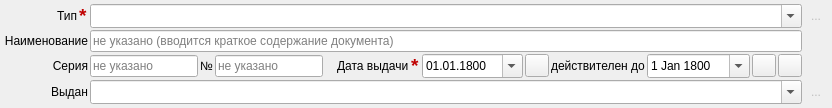
    <widget class="QWidget" name="wgt_Details" native="true">
     <property name="sizePolicy">
      <sizepolicy hsizetype="Preferred" vsizetype="Fixed">
       <horstretch>0</horstretch>
       <verstretch>0</verstretch>
      </sizepolicy>
     </property>
     <layout class="QGridLayout" name="gridLayout_2">
      <property name="leftMargin">
       <number>4</number>
      </property>
      <property name="topMargin">
       <number>4</number>
      </property>
      <property name="rightMargin">
       <number>4</number>
      </property>
      <property name="bottomMargin">
       <number>4</number>
      </property>
      <property name="spacing">
       <number>2</number>
      </property>
      <item row="3" column="0" colspan="2">
       <widget class="QLabel" name="label_5">
        <property name="text">
         <string>Выдан</string>
        </property>
        <property name="alignment">
         <set>Qt::AlignRight|Qt::AlignTrailing|Qt::AlignVCenter</set>
        </property>
        <property name="buddy">
         <cstring>cBox_DocAgency</cstring>
        </property>
       </widget>
      </item>
      <item row="2" column="9">
       <widget class="QToolButton" name="tBt_DateTo">
        <property name="text">
         <string/>
        </property>
        <property name="icon">
         <iconset resource="electrodoc_icons.qrc">
          <normaloff>:/icons/today.png</normaloff>:/icons/today.png</iconset>
        </property>
       </widget>
      </item>
      <item row="2" column="6">
       <widget class="QLabel" name="label_3">
        <property name="text">
         <string>Дата выдачи</string>
        </property>
        <property name="buddy">
         <cstring>dEdit_DocDate</cstring>
        </property>
       </widget>
      </item>
      <item row="2" column="4">
       <widget class="QLineEdit" name="lEdit_DocNum">
        <property name="placeholderText">
         <string>не указано</string>
        </property>
       </widget>
      </item>
      <item row="2" column="3">
       <widget class="QLabel" name="label_2">
        <property name="text">
         <string>№</string>
        </property>
        <property name="alignment">
         <set>Qt::AlignRight|Qt::AlignTrailing|Qt::AlignVCenter</set>
        </property>
        <property name="buddy">
         <cstring>lEdit_DocNum</cstring>
        </property>
       </widget>
      </item>
      <item row="2" column="10">
       <widget class="QLabel" name="label_6">
        <property name="text">
         <string>действителен до</string>
        </property>
        <property name="buddy">
         <cstring>dEdit_DocExpires</cstring>
        </property>
       </widget>
      </item>
      <item row="2" column="8">
       <widget class="QDateEdit" name="dEdit_DocDate">
        <property name="minimumSize">
         <size>
          <width>101</width>
          <height>24</height>
         </size>
        </property>
        <property name="specialValueText">
         <string/>
        </property>
        <property name="minimumDate">
         <date>
          <year>1800</year>
          <month>1</month>
          <day>1</day>
         </date>
        </property>
        <property name="displayFormat">
         <string>dd.MM.yyyy</string>
        </property>
        <property name="calendarPopup">
         <bool>true</bool>
        </property>
        <property name="date">
         <date>
          <year>1800</year>
          <month>1</month>
          <day>1</day>
         </date>
        </property>
       </widget>
      </item>
      <item row="0" column="14">
       <widget class="QToolButton" name="tBt_AddDocType">
        <property name="enabled">
         <bool>false</bool>
        </property>
        <property name="styleSheet">
         <string notr="true"/>
        </property>
        <property name="text">
         <string>...</string>
        </property>
        <property name="icon">
         <iconset resource="electrodoc_icons.qrc">
          <normaloff>:/icons/gtk-add.png</normaloff>:/icons/gtk-add.png</iconset>
        </property>
        <property name="autoRaise">
         <bool>true</bool>
        </property>
       </widget>
      </item>
      <item row="3" column="14">
       <widget class="QToolButton" name="tBt_AddAgency">
        <property name="enabled">
         <bool>false</bool>
        </property>
        <property name="styleSheet">
         <string notr="true"/>
        </property>
        <property name="text">
         <string>...</string>
        </property>
        <property name="icon">
         <iconset resource="electrodoc_icons.qrc">
          <normaloff>:/icons/gtk-add.png</normaloff>:/icons/gtk-add.png</iconset>
        </property>
        <property name="autoRaise">
         <bool>true</bool>
        </property>
       </widget>
      </item>
      <item row="2" column="5">
       <spacer name="horizontalSpacer">
        <property name="orientation">
         <enum>Qt::Horizontal</enum>
        </property>
        <property name="sizeType">
         <enum>QSizePolicy::Fixed</enum>
        </property>
        <property name="sizeHint" stdset="0">
         <size>
          <width>10</width>
          <height>20</height>
         </size>
        </property>
       </spacer>
      </item>
      <item row="2" column="11">
       <widget class="QDateEdit" name="dEdit_DocExpires">
        <property name="minimumSize">
         <size>
          <width>103</width>
          <height>24</height>
         </size>
        </property>
        <property name="minimumDate">
         <date>
          <year>1800</year>
          <month>1</month>
          <day>1</day>
         </date>
        </property>
        <property name="calendarPopup">
         <bool>true</bool>
        </property>
        <property name="date">
         <date>
          <year>1800</year>
          <month>1</month>
          <day>1</day>
         </date>
        </property>
       </widget>
      </item>
      <item row="2" column="0" colspan="2">
       <widget class="QLabel" name="label_9">
        <property name="text">
         <string>Серия</string>
        </property>
        <property name="alignment">
         <set>Qt::AlignRight|Qt::AlignTrailing|Qt::AlignVCenter</set>
        </property>
        <property name="buddy">
         <cstring>lEdit_DocSer</cstring>
        </property>
       </widget>
      </item>
      <item row="0" column="0">
       <widget class="QLabel" name="label_1">
        <property name="text">
         <string>Тип</string>
        </property>
        <property name="alignment">
         <set>Qt::AlignRight|Qt::AlignTrailing|Qt::AlignVCenter</set>
        </property>
        <property name="buddy">
         <cstring>cBox_DocType</cstring>
        </property>
       </widget>
      </item>
      <item row="1" column="0" colspan="2">
       <widget class="QLabel" name="label_4">
        <property name="text">
         <string>Наименование</string>
        </property>
        <property name="alignment">
         <set>Qt::AlignRight|Qt::AlignTrailing|Qt::AlignVCenter</set>
        </property>
        <property name="buddy">
         <cstring>lEdit_DocName</cstring>
        </property>
       </widget>
      </item>
      <item row="2" column="2">
       <widget class="QLineEdit" name="lEdit_DocSer">
        <property name="placeholderText">
         <string>не указано</string>
        </property>
       </widget>
      </item>
      <item row="0" column="1">
       <widget class="QLabel" name="label_11">
        <property name="sizePolicy">
         <sizepolicy hsizetype="Fixed" vsizetype="Preferred">
          <horstretch>0</horstretch>
          <verstretch>0</verstretch>
         </sizepolicy>
        </property>
        <property name="text">
         <string>&lt;!DOCTYPE HTML PUBLIC &quot;-//W3C//DTD HTML 4.0//EN&quot; &quot;http://www.w3.org/TR/REC-html40/strict.dtd&quot;&gt;
&lt;html&gt;&lt;head&gt;&lt;meta name=&quot;qrichtext&quot; content=&quot;1&quot; /&gt;&lt;style type=&quot;text/css&quot;&gt;
p, li { white-space: pre-wrap; }
&lt;/style&gt;&lt;/head&gt;&lt;body style=&quot; font-family:'MS Shell Dlg 2'; font-size:8.25pt; font-weight:400; font-style:normal;&quot;&gt;
&lt;p style=&quot; margin-top:0px; margin-bottom:0px; margin-left:0px; margin-right:0px; -qt-block-indent:0; text-indent:0px;&quot;&gt;&lt;span style=&quot; font-family:'Droid Sans'; font-size:14pt; font-weight:600; color:#c00000;&quot;&gt;*&lt;/span&gt;&lt;/p&gt;&lt;/body&gt;&lt;/html&gt;</string>
        </property>
       </widget>
      </item>
      <item row="2" column="7">
       <widget class="QLabel" name="label_12">
        <property name="text">
         <string>&lt;!DOCTYPE HTML PUBLIC &quot;-//W3C//DTD HTML 4.0//EN&quot; &quot;http://www.w3.org/TR/REC-html40/strict.dtd&quot;&gt;
&lt;html&gt;&lt;head&gt;&lt;meta name=&quot;qrichtext&quot; content=&quot;1&quot; /&gt;&lt;style type=&quot;text/css&quot;&gt;
p, li { white-space: pre-wrap; }
&lt;/style&gt;&lt;/head&gt;&lt;body style=&quot; font-family:'MS Shell Dlg 2'; font-size:8.25pt; font-weight:400; font-style:normal;&quot;&gt;
&lt;p style=&quot; margin-top:0px; margin-bottom:0px; margin-left:0px; margin-right:0px; -qt-block-indent:0; text-indent:0px;&quot;&gt;&lt;span style=&quot; font-family:'Droid Sans'; font-size:14pt; font-weight:600; color:#c00000;&quot;&gt;*&lt;/span&gt;&lt;/p&gt;&lt;/body&gt;&lt;/html&gt;</string>
        </property>
       </widget>
      </item>
      <item row="2" column="12">
       <widget class="QToolButton" name="tBt_ExpiresTo">
        <property name="text">
         <string/>
        </property>
        <property name="icon">
         <iconset resource="electrodoc_icons.qrc">
          <normaloff>:/icons/today.png</normaloff>:/icons/today.png</iconset>
        </property>
       </widget>
      </item>
      <item row="2" column="13">
       <widget class="QToolButton" name="tBt_ExpiresClear">
        <property name="text">
         <string/>
        </property>
        <property name="icon">
         <iconset resource="electrodoc_icons.qrc">
          <normaloff>:/icons/clear.png</normaloff>:/icons/clear.png</iconset>
        </property>
       </widget>
      </item>
      <item row="0" column="2" colspan="12">
       <widget class="QComboBox" name="cBox_DocType">
        <property name="minimumSize">
         <size>
          <width>0</width>
          <height>24</height>
         </size>
        </property>
        <property name="editable">
         <bool>true</bool>
        </property>
        <property name="maxVisibleItems">
         <number>20</number>
        </property>
       </widget>
      </item>
      <item row="1" column="2" colspan="12">
       <widget class="QLineEdit" name="lEdit_DocName">
        <property name="placeholderText">
         <string>не указано (вводится краткое содержание документа)</string>
        </property>
       </widget>
      </item>
      <item row="3" column="2" colspan="12">
       <widget class="QComboBox" name="cBox_DocAgency">
        <property name="minimumSize">
         <size>
          <width>0</width>
          <height>24</height>
         </size>
        </property>
        <property name="editable">
         <bool>true</bool>
        </property>
        <property name="maxVisibleItems">
         <number>20</number>
        </property>
       </widget>
      </item>
     </layout>
    </widget>
